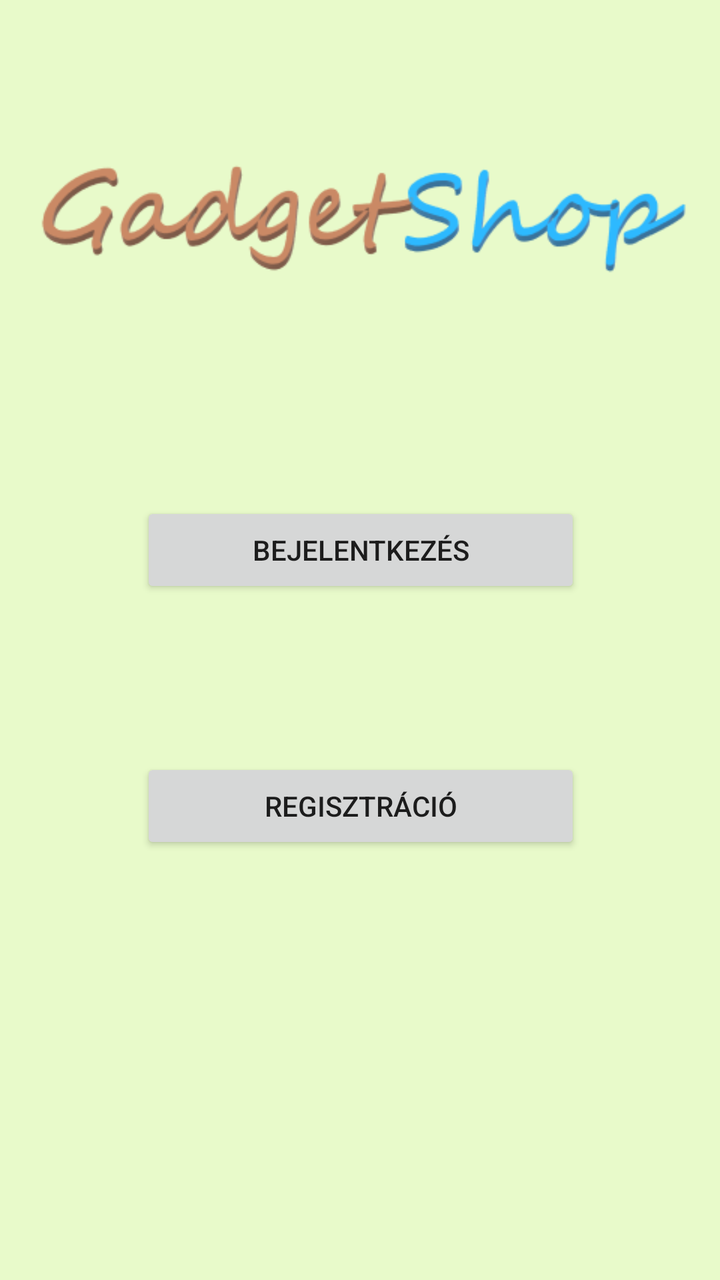
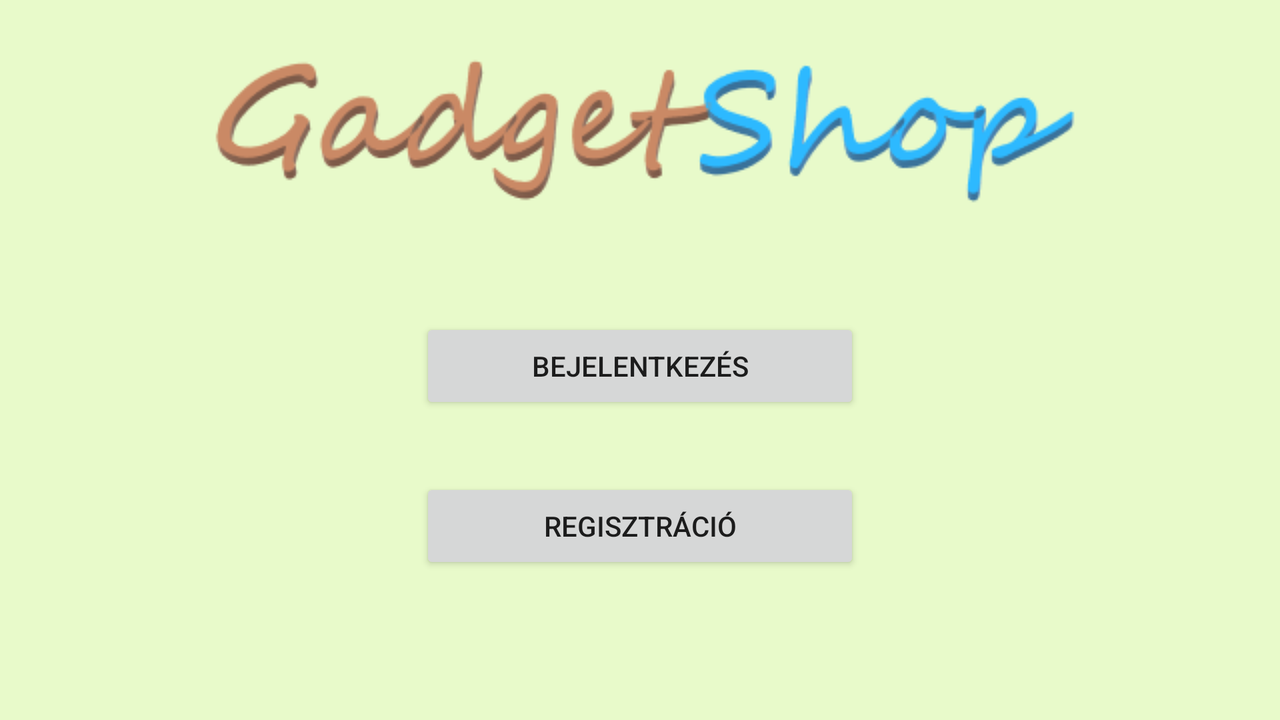

An Android layout and its configuration variant, each rendered on a device that would load it. The default file and the variant file are quoted in full after the pictures.
<!-- AndroidManifest.xml: application theme Theme.GadgetShop -->
<!-- res/layout/activity_main.xml -->
<?xml version="1.0" encoding="utf-8"?>
<androidx.constraintlayout.widget.ConstraintLayout xmlns:android="http://schemas.android.com/apk/res/android"
    xmlns:app="http://schemas.android.com/apk/res-auto"
    xmlns:tools="http://schemas.android.com/tools"
    android:layout_width="match_parent"
    android:layout_height="match_parent"
    android:background="#E8FACA"
    tools:context=".MainActivity">

    <ImageView
        android:id="@+id/imageView"
        android:layout_width="wrap_content"
        android:layout_height="wrap_content"
        app:layout_constraintBottom_toBottomOf="parent"
        app:layout_constraintEnd_toEndOf="parent"
        app:layout_constraintHorizontal_bias="0.0"
        app:layout_constraintStart_toStartOf="parent"
        app:layout_constraintTop_toTopOf="parent"
        app:layout_constraintVertical_bias="0.087"
        app:srcCompat="@drawable/logo" />

    <Button
        android:id="@+id/loginbutton"
        android:layout_width="220dp"
        android:layout_height="wrap_content"
        android:layout_marginTop="144dp"
        android:layout_marginBottom="40dp"
        android:onClick="goToLogin"
        android:text="@string/login"
        app:layout_constraintBottom_toTopOf="@+id/regbutton"
        app:layout_constraintEnd_toEndOf="parent"
        app:layout_constraintHorizontal_bias="0.502"
        app:layout_constraintStart_toStartOf="parent"
        app:layout_constraintTop_toBottomOf="@+id/imageView" />

    <Button
        android:id="@+id/regbutton"
        android:layout_width="220dp"
        android:layout_height="wrap_content"
        android:layout_marginTop="40dp"
        android:layout_marginBottom="273dp"
        android:onClick="goToRegister"
        android:text="@string/register"
        app:layout_constraintBottom_toBottomOf="parent"
        app:layout_constraintEnd_toEndOf="@+id/loginbutton"
        app:layout_constraintStart_toStartOf="@+id/loginbutton"
        app:layout_constraintTop_toBottomOf="@+id/loginbutton" />
</androidx.constraintlayout.widget.ConstraintLayout>
<!-- resources referenced by this layout -->
<resources>
  <!-- drawable logo: png bitmap (drawable, 18892 bytes) -->
  <string name="login">Bejelentkezés</string>
  <string name="register">Regisztráció</string>
  <style name="Theme.GadgetShop" parent="Theme.MaterialComponents.DayNight.DarkActionBar">
          
          <item name="colorPrimary">@color/green</item>
          <item name="colorPrimaryVariant">@color/darkgreen</item>
          <item name="colorOnPrimary">@color/white</item>
          
          <item name="colorSecondary">@color/teal_200</item>
          <item name="colorSecondaryVariant">@color/teal_700</item>
          <item name="colorOnSecondary">@color/black</item>
          
          <item name="android:statusBarColor" tools:targetApi="l">?attr/colorPrimaryVariant</item>
          
      </style>
  <color name="green">#1DB528</color>
  <color name="darkgreen">#208F28</color>
  <color name="white">#FFFFFFFF</color>
  <color name="teal_200">#FF03DAC5</color>
  <color name="teal_700">#FF018786</color>
  <color name="black">#FF000000</color>
</resources>
<!-- res/layout-land/activity_main.xml (the author's variant of the layout above) -->
<!-- drawn on the phone turned sideways -->
<?xml version="1.0" encoding="utf-8"?>
<androidx.constraintlayout.widget.ConstraintLayout xmlns:android="http://schemas.android.com/apk/res/android"
    xmlns:app="http://schemas.android.com/apk/res-auto"
    xmlns:tools="http://schemas.android.com/tools"
    android:layout_width="match_parent"
    android:layout_height="match_parent"
    android:background="#E8FACA"
    tools:context=".MainActivity">

    <ImageView
        android:id="@+id/imageView"
        android:layout_width="wrap_content"
        android:layout_height="wrap_content"
        android:layout_marginBottom="32dp"
        app:layout_constraintBottom_toBottomOf="parent"
        app:layout_constraintEnd_toEndOf="parent"
        app:layout_constraintStart_toStartOf="parent"
        app:layout_constraintTop_toTopOf="parent"
        app:layout_constraintVertical_bias="0.0"
        app:srcCompat="@drawable/logo" />

    <Button
        android:id="@+id/loginbutton"
        android:layout_width="220dp"
        android:layout_height="wrap_content"
        android:layout_marginTop="144dp"
        android:layout_marginBottom="16dp"
        android:text="@string/login"
        android:onClick="goToLogin"
        app:layout_constraintBottom_toTopOf="@+id/regbutton"
        app:layout_constraintEnd_toEndOf="@+id/imageView"
        app:layout_constraintStart_toStartOf="@+id/imageView"
        app:layout_constraintTop_toBottomOf="@+id/imageView" />

    <Button
        android:id="@+id/regbutton"
        android:layout_width="220dp"
        android:layout_height="wrap_content"
        android:layout_marginTop="16dp"
        android:layout_marginBottom="180dp"
        android:text="@string/register"
        android:onClick="goToRegister"
        app:layout_constraintBottom_toBottomOf="parent"
        app:layout_constraintEnd_toEndOf="@+id/loginbutton"
        app:layout_constraintStart_toStartOf="@+id/loginbutton"
        app:layout_constraintTop_toBottomOf="@+id/loginbutton" />
</androidx.constraintlayout.widget.ConstraintLayout>
